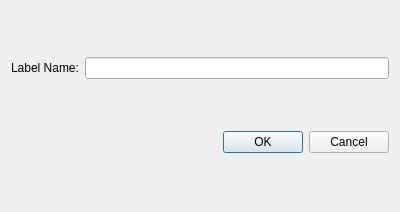
<?xml version="1.0" encoding="UTF-8"?>
<ui version="4.0">
 <class>labelDialog</class>
 <widget class="QDialog" name="labelDialog">
  <property name="geometry">
   <rect>
    <x>0</x>
    <y>0</y>
    <width>400</width>
    <height>212</height>
   </rect>
  </property>
  <property name="sizePolicy">
   <sizepolicy hsizetype="Fixed" vsizetype="Fixed">
    <horstretch>0</horstretch>
    <verstretch>0</verstretch>
   </sizepolicy>
  </property>
  <property name="windowTitle">
   <string>New Label Name</string>
  </property>
  <layout class="QGridLayout" name="gridLayout">
   <item row="0" column="0">
    <widget class="QLabel" name="labelNameLabel">
     <property name="text">
      <string>Label Name:</string>
     </property>
    </widget>
   </item>
   <item row="0" column="1">
    <widget class="QLineEdit" name="labelName"/>
   </item>
   <item row="1" column="0" colspan="2">
    <widget class="QDialogButtonBox" name="buttonBox">
     <property name="orientation">
      <enum>Qt::Horizontal</enum>
     </property>
     <property name="standardButtons">
      <set>QDialogButtonBox::Cancel|QDialogButtonBox::Ok</set>
     </property>
    </widget>
   </item>
  </layout>
 </widget>
 <resources/>
 <connections>
  <connection>
   <sender>buttonBox</sender>
   <signal>accepted()</signal>
   <receiver>labelDialog</receiver>
   <slot>accept()</slot>
   <hints>
    <hint type="sourcelabel">
     <x>248</x>
     <y>254</y>
    </hint>
    <hint type="destinationlabel">
     <x>157</x>
     <y>274</y>
    </hint>
   </hints>
  </connection>
  <connection>
   <sender>buttonBox</sender>
   <signal>rejected()</signal>
   <receiver>labelDialog</receiver>
   <slot>reject()</slot>
   <hints>
    <hint type="sourcelabel">
     <x>316</x>
     <y>260</y>
    </hint>
    <hint type="destinationlabel">
     <x>286</x>
     <y>274</y>
    </hint>
   </hints>
  </connection>
 </connections>
</ui>
